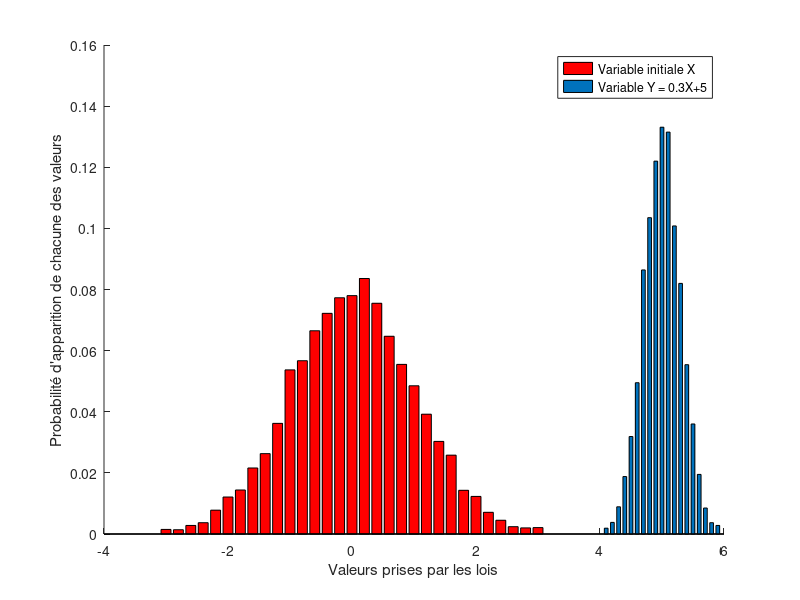
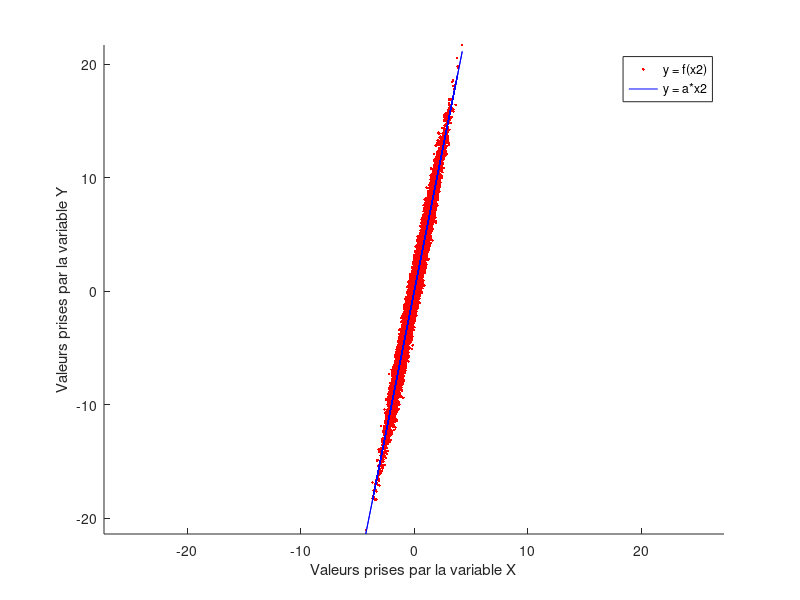

Recreate these plots in MATLAB, in order.

clear all; close all;

%%% Question 1 %%%

Nb=10000;
%Création d'une variable suivant une loi normale
X= randn(1,Nb);
%Vecteur permettant le tracé du graphique
t=-100:200/Nb:100;
t=t(1:Nb);

hold on;

%Création de la nouvelle variable aléatoire Y = 0.3 X + 5
Y=0.3 * X + 5;

%Répertoire des résultats obtenus par ces deux variables sur des intervalles 
%de 0.2 pour X et 0.1 pour Y
hx=hist(X,-3:0.2:3);
hy = hist(Y,4.1:0.1:5.9);

%Tracé de chacune de la probabilité de chacune de ces variables
bar(-3:0.2:3,hx/Nb,'r');
bar(4.1:0.1:5.9,hy/Nb,0.6);

%légende et axes des tracés
xlabel('Valeurs prises par les lois')
ylabel('Probabilité d''apparition de chacune des valeurs')
legend('Variable initiale X', 'Variable Y = 0.3X+5')

%Calcul de l'espérance et de l'éccart type de chacune des variables
Eex=mean(X)
Eey=mean(Y)
Ecx=std(X)
Ecy=std(Y)

%%% Question 2 %%%

%Premier Test avec a = 0

N=30000;

%Coefficient multiplicateur de la variable X2
a=0;
hold on ;

%Création de deux variables aléatoires indépendantes suivant une loi normale
x1=randn(1,N);
x2=randn(1,N);

%Création de la variable Y comme combinaison linéaire des deux variables X1, X2
y=x1+a*x2;

%Calcul de la covariance de X1 ( On s'attend à avoir 1 car Y = X1 avec a = 0)
v1=cov(x1,y)

%Calcul du coefficient de corrélation (On s'attend à avoir 1 aussi car Y = X1
% avec a=0)
c1=corrcoef(x1,y) 

%%% WHYYYY ? %%%
figure(2)

N=30000;

%Coefficient multiplicateur de la variable X2
a=5;
hold on ;

%Création de deux variables aléatoires indépendantes suivant une loi normale
x1=randn(1,N);
x2=randn(1,N);

%Création de la variable Y comme combinaison linéaire des deux variables X1, X2
y=x1+a*x2;

%Tracé de la corrélation entre X2 et Y
plot(x2,y,'.r')
axis equal

%Calcul de la covariance de X1
v2=cov(x2,y)

%Calcul du coefficient de corrélation
c2=corrcoef(x2,y)

hold on; 

%Tracé de la droite d'équation y = a*X2 qui est la limite de la variable Y
plot(x2,a*x2,'b');

%Paramétrage des graphiques
xlabel('Valeurs prises par la variable X')
ylabel('Valeurs prises par la variable Y')
legend('y = f(x2)', 'y = a*x2')

%% Lors de la première partie de cette exercice, on a pu voir que les valeurs 
%% des espérances et des écarts types étaient bien prévisibles car pour X, on 
%% s'attendait à avoir une loi normale centrée réduite, soit une espérance de 0
%% et un écart type de 1 ; et pour la variable Y, chaque valeur a été "décalée"
%% de 5 soit l'espérance attendu est de 5 et chaque valeur ayant été "espacées" 
%% de 0.3, on en déduit alors que l'écart type attendu est bien de 0.3.
%% Ces attendus sont bien vérifiés par l'expérience.
%%
%% La deuxième partie traite essentiellement du coefficient de corrélation et 
%% la covariance entre deux variables aléatoires indépendantes suivant une loi
%% normale. 
%% Rappels : 
%% Si X1 et X2 sont deux variables aléatoires indépendantes alors : 
%%      cov(X1,X2) = 0
%%      V(X1 + X2) = V(X1) + V(X2)
%%      V(a*X1) = a^2 * V(X1)
%%      cov(X1, a*X1) = a V(X1)
%% Remarquons que lorsque a = 0, alors Y = X1 et dans ce cas on s'attend à ce 
%% que la covariance soit donc égale à 1 car il s'agit simplement de la 
%% variance de X1 qui est une loi normale centrée réduite, de même, le
%% coefficient de corrélation correspond à la covariance divisée par le produit
%% des écarts types ; soit on s'attend de nouveau à avoir 1 pour ce dernier.
%% Par contre, on peut constater en faisant varier le paramètre a et plus
%% particulièrement lorsque a tend vers l'infini que l'influence de la 
%% variable X1 est très négligeable, et la variable Y a donc pour limite 
%% simplement a*X2. Remarquons également que les deux variables étant 
%% indépendantes, on peut alors s'attendre à ce que la covariance de X2 et Y 
%% soit égale à la somme entre la covariance de X1 et X2 ; qui est nulle car 
%% les variables sont indépendantes ; et la variance de X2 multipliée par  
%% a, soit tout simplement a. En ce qui concerne le coefficient de 
%% corrélation et pour les mêmes raisons qui ont été évoquées précédemment,
%% on s'attend finalement à ce que celui ci vale 1. 